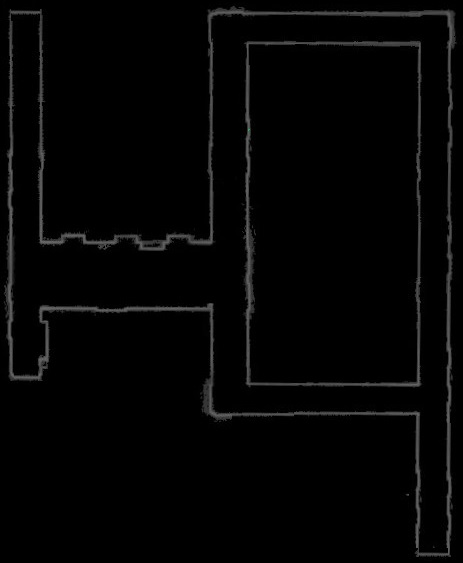
#> input picture image/4th.jpg, 463 x 563 px, given as the content of the folder ../image/ini, which was not available
$ python main.py
#> lines starting #> are read from the running program, lines starting #| are printed output that depends on the picture; after the words box and inside, x2 and y2 are one past the last pixel; in counts of white or black regions, pixels touching at a corner belong together; pictures that were not available may be replaced by others from this repository, and a replacement may not be noted
import itertools
import os
from copy import deepcopy

import cv2
import numpy as np
from skimage import morphology
from sklearn.cluster import KMeans, DBSCAN


class MAP():
    def __init__(self, ini_img=None, ini_img_path=None, odir=None):
        '''
        The img_path has higher priority than the img.
        :param ini_img: initial image
        :param img_path: path of the initial image
        :param odir: dir of output
        '''
        super(MAP, self).__init__()
        if ini_img_path is not None:
            self.ini_img_path = ini_img_path
            ini_img = cv2.imread(self.ini_img_path, cv2.IMREAD_GRAYSCALE)
        if odir is None:
            odir = './image'
        self.count = 0

        self.odir = odir
        self.ini_img = ini_img  # TODO convert into Gray Scale Image
        self.img_name = os.path.basename(ini_img_path)
        self.bi_img = None
        self.binary_dir = os.path.join(self.odir, 'binary', )
        self.binary_path = os.path.join(self.binary_dir, self.img_name)
        self.de_img = None
        self.denoise_dir = os.path.join(self.odir, 'denoise', )
        self.denoise_path = os.path.join(self.denoise_dir, self.img_name)
        self.fill_img = None
        self.fill_gap_dir = os.path.join(self.odir, 'fill_gap', )
        self.fill_gap_path = os.path.join(self.fill_gap_dir, self.img_name)
        self.sk_img = None
        self.skeleton_dir = os.path.join(self.odir, 'skeleton', )
        self.skeleton_path = os.path.join(self.skeleton_dir, self.img_name)
        self.f_space_img = None
        self.free_space_dir = os.path.join(self.odir, 'free_space', )
        self.free_space_path = os.path.join(self.free_space_dir, self.img_name)
        self.line_img = None
        self.line_dir = os.path.join(self.odir, 'line', )
        self.line_path = os.path.join(self.line_dir, self.img_name)
        self.calibrate_img = None
        self.calibrate_dir = os.path.join(self.odir, 'calibrate', )
        self.calibrate_path = os.path.join(self.calibrate_dir, self.img_name)
        self.model_img = None
        self.model_map_dir = os.path.join(self.odir, 'model_map', )
        self.model_map_path = os.path.join(self.model_map_dir, self.img_name)
        self.seg_img = None
        self.segment_dir = os.path.join(self.odir, 'segment', )
        self.segment_path = os.path.join(self.segment_dir, self.img_name)
        self.graph_img = None
        self.graph_dir = os.path.join(self.odir, 'graph', )
        self.graph_path = os.path.join(self.graph_dir, self.img_name)
        self.test_img = None
        self.test_dir = os.path.join(self.odir, 'test', )
        self.test_path = os.path.join(self.test_dir, self.img_name)

        self.walker_width = 13
        self.eps = np.finfo(np.float32).eps
        self.nearest_distance2_per_line_pair = 4 ** 2

    # [4 lines left out: function show_img, not called in this run]

    def show_all(self):
        # [60 lines of commented-out code are left out]
        if self.de_img is not None:
            cv2.imshow('denoise', self.de_img)
        if self.fill_img is not None:
            cv2.imshow('fill_gap', self.fill_img)
        if self.sk_img is not None:
            cv2.imshow('skeleton', self.sk_img)
        if self.f_space_img is not None:
            cv2.imshow('free_space', self.f_space_img)
        if self.line_img is not None:
            cv2.imshow('extract_lines', self.line_img)
        if self.calibrate_img is not None:
            cv2.imshow('calibrate_coordinate', self.calibrate_img)
        if self.model_img is not None:
            cv2.imshow('model_map', self.model_img)
        if self.seg_img is not None:
            cv2.imshow('segment', self.seg_img)
        if self.graph_img is not None:
            cv2.imshow('graph', self.graph_img)
        if self.test_img is not None:
            cv2.imshow('test', self.test_img)

        cv2.waitKey(300000)
        cv2.destroyAllWindows()

    # [9 lines left out: function canny_img, not called in this run]

    def binary_img(self, img=None, opath=None):
        threshold, bi_img, = cv2.threshold(img, 10, 255, cv2.THRESH_BINARY)
        self.bi_img = bi_img
        # ['ini', 'THRESH_BINARY', 'THRESH_BINARY_INV', 'THRESH_TRUNC', 'THRESH_TOZERO', 'THRESH_TOZERO_INV']

        if opath is not None:
            os.makedirs(os.path.dirname(opath), exist_ok=True)
            cv2.imwrite(opath, self.bi_img)
        return self.bi_img

    def denoise_img(self, img=None, opath=None):
        kernel = np.array([[0, 1, 0], [1, 1, 1], [0, 1, 0], ], dtype=np.uint8)
        open_img = cv2.morphologyEx(img, op=cv2.MORPH_OPEN, kernel=kernel, anchor=(1, 1), iterations=1)
        self.de_img = open_img

        if opath is not None:
            os.makedirs(os.path.dirname(opath), exist_ok=True)
            cv2.imwrite(opath, self.de_img)

        pass

    # [66 lines left out: functions recurse_fill, fill_gap_img, not called in this run]

    def skeleton_img(self, img=None, opath=None):
        bin_img = deepcopy(img)
        bin_img[bin_img == 255] = 1
        # skeleton = morphology.medial_axis(bin_img, return_distance=False)
        skeleton = morphology.skeletonize(bin_img)
        skeleton = np.array(skeleton, dtype=np.uint8) * 255
        kernel = np.array([[0, 1, 0], [1, 1, 1], [0, 1, 0], ], dtype=np.uint8)
        skeleton = cv2.morphologyEx(skeleton, op=cv2.MORPH_DILATE, kernel=kernel, anchor=(1, 1), iterations=1)
        # [4 lines of commented-out code are left out]
        self.sk_img = skeleton

        if opath is not None:
            os.makedirs(os.path.dirname(opath), exist_ok=True)
            cv2.imwrite(opath, self.sk_img)

    # [4 lines left out: function extract_free_space, not called in this run]

    def plot_lines_to_img(self, lines, img, opath=None):
        lines = np.array(lines, dtype=int)
        for line in lines:
            x1, y1, x2, y2 = line
            cv2.line(img, (x1, y1), (x2, y2), 255, thickness=1)

        if opath is not None:
            os.makedirs(os.path.dirname(opath), exist_ok=True)
            cv2.imwrite(opath, img)

        return img

    def extract_lines(self, img=None, opath=None):
        # [4 lines of commented-out code are left out]
        lines = cv2.HoughLinesP(img, rho=10, theta=np.pi / 45, threshold=200, lines=None, minLineLength=None,
                                maxLineGap=None)[:, 0, :]
        line_img = np.zeros_like(img)
        print('Number of extracted lines: ', len(lines))
        line_img = self.plot_lines_to_img(lines, line_img)

        self.line_img = line_img
        if opath is not None:
            os.makedirs(os.path.dirname(opath), exist_ok=True)
            cv2.imwrite(opath, self.line_img)

        return img, lines

    # [333 lines left out: functions calibrate_coordinate, model_map, segment_map, convert_2_graph, calculate_degree, group_lines and 12 more, not called in this run]

    def clean_lines(self, lines, min_length=3):
        lengths = self.calculate_lengths(lines)
        return np.delete(lines, obj=np.where(lengths < min_length)[0], axis=0)

    # [9 lines left out: function merge_lines, not called in this run]

    def find_contours(self, img=None, opath=None):
        contours, hierarchy = cv2.findContours(img, mode=cv2.RETR_TREE, method=cv2.CHAIN_APPROX_NONE, )
        # mode: RETR_EXTERNAL RETR_LIST RETR_CCOMP RETR_TREE
        # method: CHAIN_APPROX_NONE CHAIN_APPROX_SIMPLE CHAIN_APPROX_TC89_L1 CHAIN_APPROX_TC89_KCOS
        self.test_img = np.zeros_like(img)
        # [6 lines of commented-out code are left out]

        approx_contours = []
        color = list(range(100, 255, 10))
        print('Number of contours: ', len(contours))
        for i in range(len(contours)):
            cnt = contours[i]
            approx = cv2.approxPolyDP(cnt, epsilon=5, closed=False)
            approx_contours.append(approx)
            cv2.drawContours(self.test_img, [approx_contours[-1]], -1, color[i % 15], )
        # cv2.drawContours(self.test_img, approx_contours, -1, 255, )
        if opath is not None:
            os.makedirs(os.path.dirname(opath), exist_ok=True)
            cv2.imwrite(opath, self.test_img)
        return contours

    # [6 lines left out: function connect_contours, not called in this run]

    def DBSCAN_cluster(self, img=None, opath=None):
        points = np.array(np.where(img == 255)).T
        clf = DBSCAN(eps=2 ** 0.5 + self.eps, min_samples=7, metric='euclidean', )
        ### 8邻域内至少有6个点才算是核心点 （7个点包括点本身）
        y_pred = clf.fit_predict(points)

        res_img = np.zeros_like(img)
        seg_len = []
        for i in set(y_pred):
            idx = np.array(np.where(y_pred == i))[0]
            print(i, len(idx))
            seg_len.append(len(idx))
        seg_len = np.array(seg_len)
        max_idx = np.argmax(seg_len)

        temp_img = np.zeros_like(img)
        idx = np.array(np.where(y_pred == max_idx))[0]
        cls_points = points[idx]
        for j in cls_points:
            temp_img[j[0]][j[1]] = 255
        print(temp_img)

        for i in set(y_pred):
            temp_img = np.zeros_like(img)
            idx = np.array(np.where(y_pred == i))[0]
            cls_points = points[idx]
            for j in cls_points:
                temp_img[j[0]][j[1]] = 255
            # approx = cv2.approxPolyDP(temp_img, epsilon=3, closed=False)

        self.model_img = res_img
        if opath is not None:
            os.makedirs(os.path.dirname(opath), exist_ok=True)
            cv2.imwrite(opath, self.model_img)
        return res_img

    def detect_corners(self, img=None, opath=None):
        res_img = deepcopy(img)
        # siftDetector = cv2.SIFT_create()
        # kps = siftDetector.detect(res_img, )
        kps = cv2.goodFeaturesToTrack(image=res_img, maxCorners=100, qualityLevel=0.000001, minDistance=3, blockSize=9)
        # src 单通道输入图像，八位或者浮点数。
        # maxCorners 表示最大返回关键点数目。
        # qualityLevel 表示拒绝的关键点 R < qualityLevel × max response将会被直接丢弃。
        # minDistance 表示两个关键点之间的最短距离。
        # mask 表示mask区域，如果有表明只对mask区域做计算。
        # blockSize 计算梯度与微分的窗口区域。
        # useHarrisDetector 表示是否使用harris角点检测，默认是false，为shi - tomas。
        # k = 0.04 默认值，当useHarrisDetector为ture时候起作用。
        res_img = res_img // 5
        for kp in kps:
            kp = list(map(int, kp[0]))
            cv2.circle(res_img, center=kp, radius=1, color=255, thickness=1)

        self.graph_img = res_img
        if opath is not None:
            os.makedirs(os.path.dirname(opath), exist_ok=True)
            cv2.imwrite(opath, self.graph_img)
        return res_img

        # im = cv2.drawKeypoints(img_RGB, kp, flags=cv2.DRAW_MATCHES_FLAGS_DRAW_RICH_KEYPOINTS)

    def __call__(self, ):
        print('Calling...')
        # 二值化
        self.binary_img(img=self.ini_img, opath=self.binary_path)
        # self.test_img = self.canny_img(img=self.ini_img, opath=self.test_path)
        # 膨胀腐蚀去噪点
        self.denoise_img(img=self.bi_img, opath=self.denoise_path)
        # 骨架提取？
        self.skeleton_img(img=self.de_img, opath=self.skeleton_path)
        # 提取轮廓
        contours = self.find_contours(img=self.sk_img, opath=self.test_path)
        self.DBSCAN_cluster(img=self.sk_img, opath=self.model_map_path)
        # 提取关键点
        self.detect_corners(img=self.sk_img, opath=self.graph_path)

        # 提取可入空间

        # 直线提取？
        _, lines = self.extract_lines(img=self.bi_img, opath=self.line_path)
        # 重分类，并合并直线
        # line_groups = self.merge_lines(lines)
        # lines = np.concatenate(line_groups, axis=0)
        # self.graph_img = np.zeros_like(self.sk_img)
        # self.plot_lines_to_img(lines=lines, img=self.graph_img, opath=self.graph_path)

        # 填充小缺口
        # self.fill_gap_img(src_img=self.sk_img, seed_img=self.sk_img, opath=self.fill_gap_path)

        # SLAM地图矫正

        # 选取坐标点，建模地图

        # 区域分割

        # 建图

        # sk_img = skeleton_img(bi_img)

        pass


if __name__ == '__main__':

    ini_img_dir = '../image/ini'
    ini_img_path_ls = [os.path.join(ini_img_dir, i) for i in os.listdir(ini_img_dir)]
    odir = '../image'

    for ini_img_path in ini_img_path_ls:
        print('\nProcessing %s ...' % ini_img_path)
        _map = MAP(ini_img_path=ini_img_path, odir=odir)
        _map()
        _map.show_all()
        print('Finish processing %s...\n' % ini_img_path)
        break
#> this loop made 1 pass
#| Number of contours:  9
#| Number of extracted lines:  450
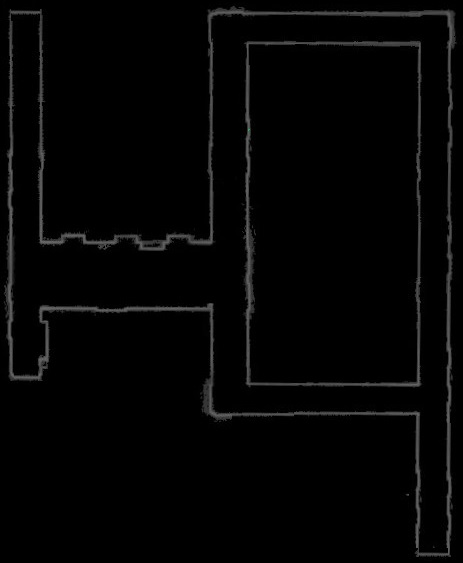
#> input picture image/4th.jpg, 463 x 563 px, given as the content of the folder ../image/ini, which was not available
#> pass 1, in binary_img, `threshold, bi_img, = cv2.threshold(img, 10, 255, cv2.THRESH_BINARY)`:
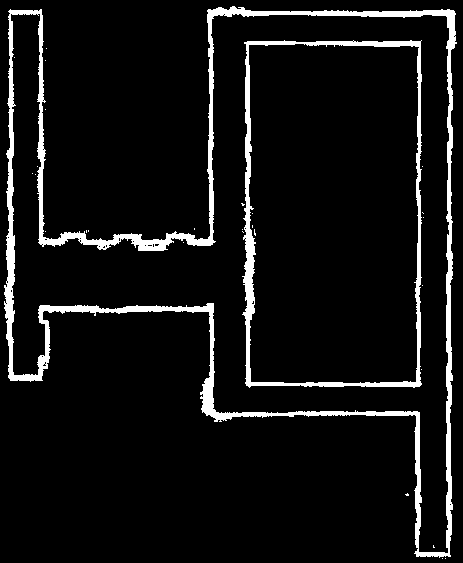
#> bi_img: shape (563, 463); 7.1% white; 29 white regions (27 under 20 px), largest, box (x1, y1, x2, y2) and area: (4, 6, 457, 558) 13594, (242, 40, 422, 388) 4737
#> pass 1, in denoise_img, `open_img = cv2.morphologyEx(img, op=cv2.MORPH_OPEN, kernel=kernel, anc..`:
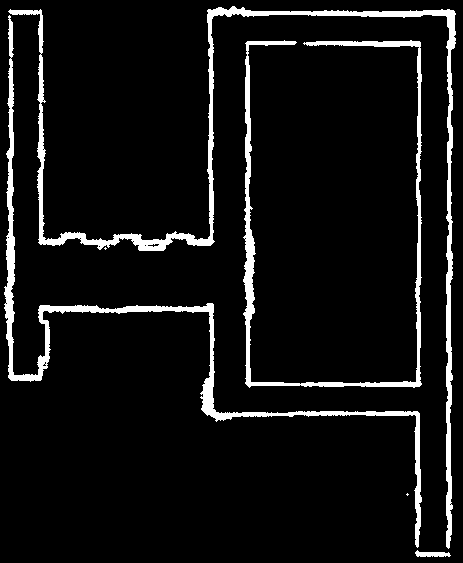
#> open_img: shape (563, 463); 6.9% white; 6 white regions (2 under 20 px), largest, box (x1, y1, x2, y2) and area: (8, 6, 456, 549) 7440, (4, 15, 422, 548) 5794, (243, 40, 422, 388) 4669, (415, 550, 451, 557) 164
#> pass 1, in skeleton_img, `skeleton = morphology.skeletonize(bin_img)`:
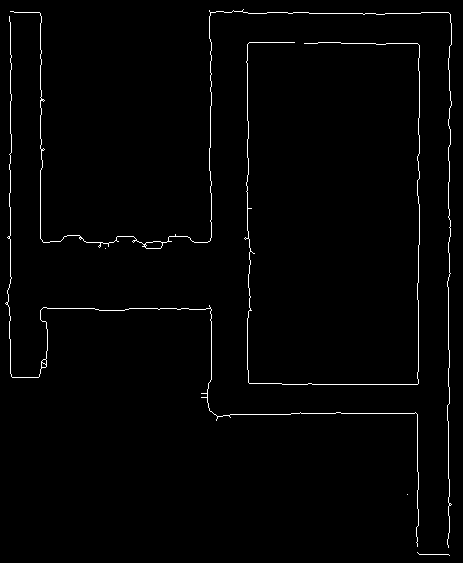
#> skeleton: shape (563, 463) bool; 1.4% white in thin lines or dots
